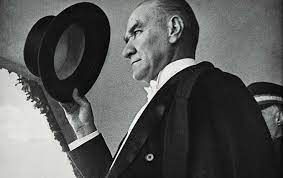
#> input picture atam.jpg, 283 x 178 px, found by its file name
$ python HistogramHesapla.py
#> lines starting #> are read from the running program, lines starting #| are printed output that depends on the picture
import cv2 as cv
import numpy as np
import matplotlib.pyplot as plt

# Görüntüyü oku
image = cv.imread("https://github.com/Arsln44/HistogramHesaplama/blob/main/atam.jpg")
#> image is the input picture: shape (178, 283, 3); mean B, G, R 89, 89.7, 88.9
hist = cv.calcHist([image],[0],None,[256],[0,256])
#> hist = 256 values, max 1313 at index 27, min 4 at index 249, mean 196.8


if image is not None:
    # Görüntü başarıyla yüklendi, ekranda göster
    cv.imshow("Örnek Görüntü", image)

    # Kullanıcının bir tuşa basmasını bekleyin ve pencereyi kapatın
    cv.waitKey(0)
    cv.destroyAllWindows()
else:
    print("Görüntü yüklenemedi veya bulunamadı.")

plt.hist(image.ravel(),256,[0,256])
plt.xlabel("Piksel değeri :")
plt.ylabel("Piksel sayısı :")
plt.show()
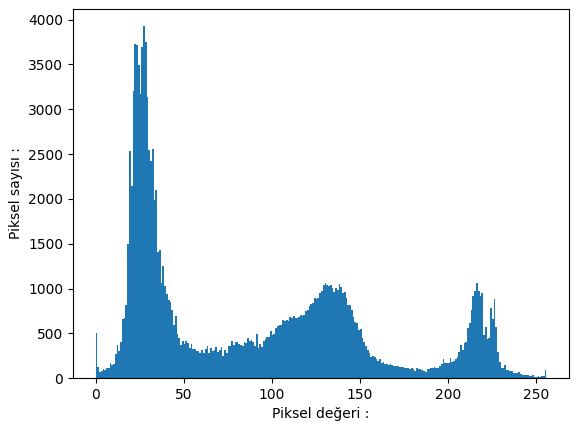
#> figure drawn by matplotlib, 1 panel; tallest bar 3926 high, from x = 27 to 28
